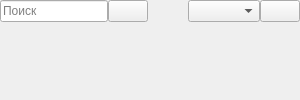
          <widget class="QWidget" name="pageTitle">
           <layout class="QGridLayout" name="gridLayout_13">
            <property name="leftMargin">
             <number>0</number>
            </property>
            <property name="topMargin">
             <number>0</number>
            </property>
            <property name="rightMargin">
             <number>0</number>
            </property>
            <property name="bottomMargin">
             <number>0</number>
            </property>
            <property name="spacing">
             <number>0</number>
            </property>
            <item row="1" column="0">
             <widget class="QWidget" name="titleWidget" native="true">
              <property name="sizePolicy">
               <sizepolicy hsizetype="Preferred" vsizetype="MinimumExpanding">
                <horstretch>0</horstretch>
                <verstretch>0</verstretch>
               </sizepolicy>
              </property>
              <layout class="QGridLayout" name="gridLayout_24">
               <property name="leftMargin">
                <number>0</number>
               </property>
               <property name="topMargin">
                <number>0</number>
               </property>
               <property name="rightMargin">
                <number>0</number>
               </property>
               <property name="bottomMargin">
                <number>0</number>
               </property>
               <property name="spacing">
                <number>0</number>
               </property>
               <item row="0" column="0">
                <layout class="QGridLayout" name="titleGrid">
                 <property name="spacing">
                  <number>6</number>
                 </property>
                </layout>
               </item>
              </layout>
             </widget>
            </item>
            <item row="0" column="0">
             <layout class="QHBoxLayout" name="horizontalLayout_3">
              <item>
               <widget class="QLineEdit" name="SearchEdit">
                <property name="placeholderText">
                 <string>Поиск</string>
                </property>
               </widget>
              </item>
              <item>
               <widget class="QPushButton" name="SearchBtn">
                <property name="text">
                 <string/>
                </property>
                <property name="icon">
                 <iconset resource="resource.qrc">
                  <normaloff>:/icon/icon/free-icon-loupe-216463.png</normaloff>:/icon/icon/free-icon-loupe-216463.png</iconset>
                </property>
                <property name="iconSize">
                 <size>
                  <width>20</width>
                  <height>20</height>
                 </size>
                </property>
               </widget>
              </item>
              <item>
               <spacer name="horizontalSpacer">
                <property name="orientation">
                 <enum>Qt::Horizontal</enum>
                </property>
                <property name="sizeHint" stdset="0">
                 <size>
                  <width>40</width>
                  <height>20</height>
                 </size>
                </property>
               </spacer>
              </item>
              <item>
               <widget class="QComboBox" name="comboboxTitle">
                <property name="maximumSize">
                 <size>
                  <width>540</width>
                  <height>16777215</height>
                 </size>
                </property>
               </widget>
              </item>
              <item>
               <widget class="QPushButton" name="pushOpenAdd">
                <property name="layoutDirection">
                 <enum>Qt::LeftToRight</enum>
                </property>
                <property name="text">
                 <string/>
                </property>
                <property name="icon">
                 <iconset resource="resource.qrc">
                  <normaloff>:/icon/icon/free-icon-add-7222864.png</normaloff>
                  <activeon>:/icon/icon/free-icon-add-7222864.png</activeon>:/icon/icon/free-icon-add-7222864.png</iconset>
                </property>
                <property name="iconSize">
                 <size>
                  <width>20</width>
                  <height>20</height>
                 </size>
                </property>
                <property name="checkable">
                 <bool>true</bool>
                </property>
                <property name="autoExclusive">
                 <bool>true</bool>
                </property>
               </widget>
              </item>
             </layout>
            </item>
           </layout>
          </widget>
